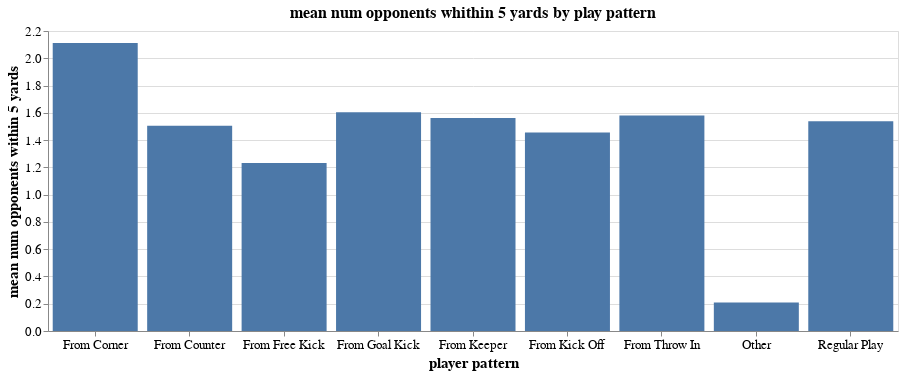

Notebook code cell kept with this figure:
### Markdown cell above
**Comments:**

For goal scoring rate by _play pattern_, we see that "other" has a very large percent goals scored value. This tells us that "other" refers to penalties. Aside from "other", we can see that shots from counter attacks have a larger chance to produce a goal than any other play pattern, probably because counter attacks mean that the opposition is much less organized, resulting in more space. To be sure, we can check this below:

### Code cell
alt.Chart(shot_training_set.groupby("play pattern").mean().reset_index()).mark_bar().encode(
        alt.X('play pattern:N', axis = alt.Axis(title = "player pattern", labelAngle = 0)),
        alt.Y('num opponents within 5 yards:Q', axis = alt.Axis(title = 'mean num opponents within 5 yards'))
).properties(width = 850, height = 300, 
             title = "mean num opponents whithin 5 yards by play pattern"
).configure_axis(labelFontSize = 13, titleFontSize = 15
).configure_title(fontSize = 16)

### Figure 1 — Vega-Lite specification as saved in the notebook (floating-point values rounded to 4 significant figures)
{"config": {"view": {"continuousWidth": 400, "continuousHeight": 300}, "axis": {"labelFontSize": 13, "titleFontSize": 15}, "title": {"fontSize": 16}}, "data": {"name": "data-961a968ae6ca69815085f5dc76cf1326"}, "mark": "bar", "encoding": {"x": {"type": "nominal", "axis": {"labelAngle": 0, "title": "player pattern"}, "field": "play pattern"}, "y": {"type": "quantitative", "axis": {"title": "mean num opponents within 5 yards"}, "field": "num opponents within 5 yards"}}, "height": 300, "title": "mean num opponents whithin 5 yards by play pattern", "width": 850, "$schema": "https://vega.github.io/schema/vega-lite/v4.8.1.json", "datasets": {"data-961a968ae6ca69815085f5dc76cf1326": [{"play pattern": "From Corner", "x start location": 106.7, "y start location": 39.7, "duration": 0.7937, "first time": 0.3086, "x gk position": 118.5, "y gk position": 39.89, "num opponents within 5 yards": 2.111, "num opponents between shot and goal": 0.924, "statsbomb xg": 0.09031, "Distance from goal": 15.83}, {"play pattern": "From Counter", "x start location": 105.9, "y start location": 39.11, "duration": 0.6794, "first time": 0.2242, "x gk position": 115.7, "y gk position": 39.68, "num opponents within 5 yards": 1.504, "num opponents between shot and goal": 0.2448, "statsbomb xg": 0.1802, "Distance from goal": 17.54}, {"play pattern": "From Free Kick", "x start location": 101.2, "y start location": 39.64, "duration": 0.8177, "first time": 0.235, "x gk position": 118.1, "y gk position": 40.0, "num opponents within 5 yards": 1.231, "num opponents between shot and goal": 1.305, "statsbomb xg": 0.09674, "Distance from goal": 21.67}, {"play pattern": "From Goal Kick", "x start location": 104.3, "y start location": 39.21, "duration": 0.7167, "first time": 0.3381, "x gk position": 117.4, "y gk position": 39.46, "num opponents within 5 yards": 1.605, "num opponents between shot and goal": 0.4911, "statsbomb xg": 0.1338, "Distance from goal": 18.97}, {"play pattern": "From Keeper", "x start location": 102.4, "y start location": 39.34, "duration": 0.7903, "first time": 0.2708, "x gk position": 116.9, "y gk position": 39.9, "num opponents within 5 yards": 1.562, "num opponents between shot and goal": 0.4271, "statsbomb xg": 0.1337, "Distance from goal": 20.0}, {"play pattern": "From Kick Off", "x start location": 102.7, "y start location": 39.17, "duration": 0.7954, "first time": 0.3304, "x gk position": 117.6, "y gk position": 40.06, "num opponents within 5 yards": 1.455, "num opponents between shot and goal": 0.5089, "statsbomb xg": 0.09237, "Distance from goal": 20.42}, {"play pattern": "From Throw In", "x start location": 103.5, "y start location": 39.59, "duration": 0.773, "first time": 0.3725, "x gk position": 117.6, "y gk position": 39.95, "num opponents within 5 yards": 1.581, "num opponents between shot and goal": 0.502, "statsbomb xg": 0.1125, "Distance from goal": 19.67}, {"play pattern": "Other", "x start location": 108.3, "y start location": 40.01, "duration": 0.5443, "first time": 0.06667, "x gk position": 119.7, "y gk position": 39.94, "num opponents within 5 yards": 0.2083, "num opponents between shot and goal": 0.075, "statsbomb xg": 0.7094, "Distance from goal": 11.95}, {"play pattern": "Regular Play", "x start location": 104.3, "y start location": 38.97, "duration": 0.7382, "first time": 0.3367, "x gk position": 117.3, "y gk position": 39.76, "num opponents within 5 yards": 1.537, "num opponents between shot and goal": 0.4539, "statsbomb xg": 0.1333, "Distance from goal": 18.89}]}}
